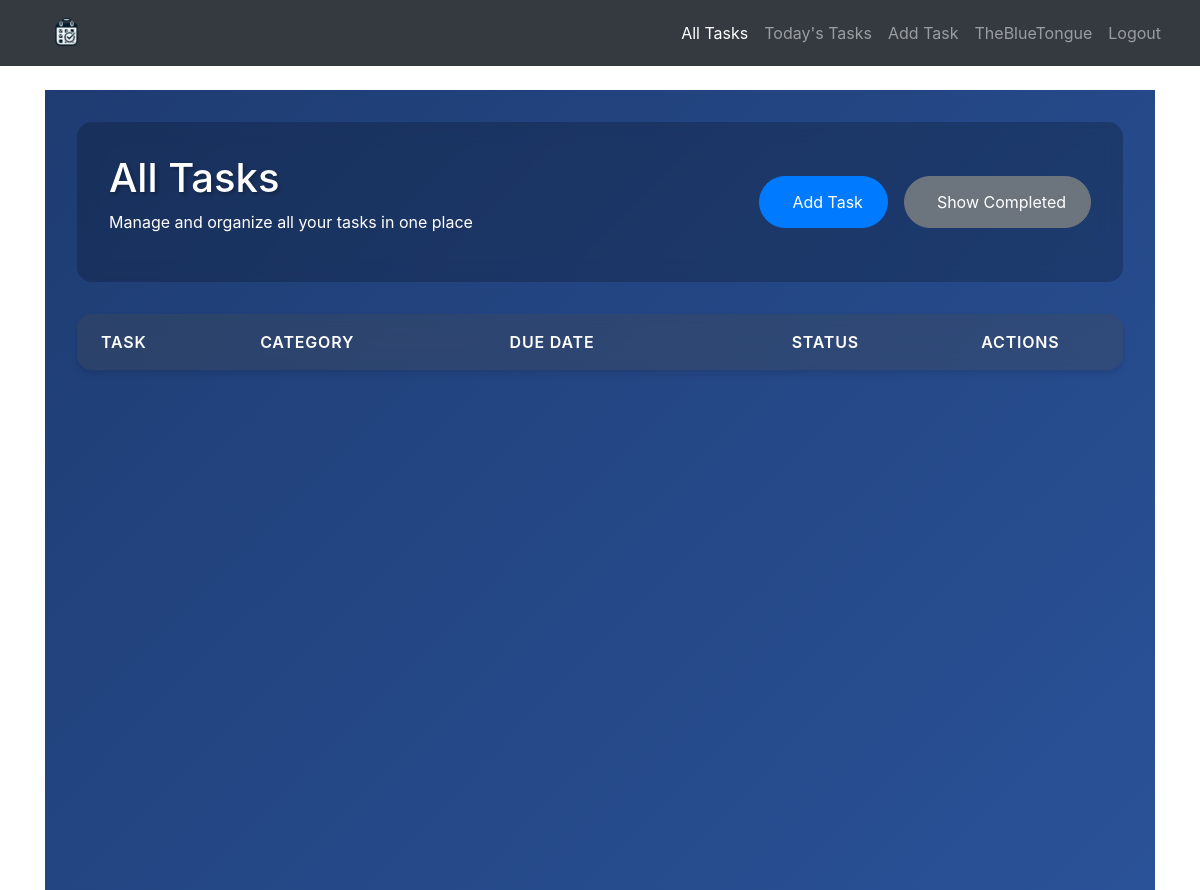
The page /tasks (signed in) on the database as committed earlier.
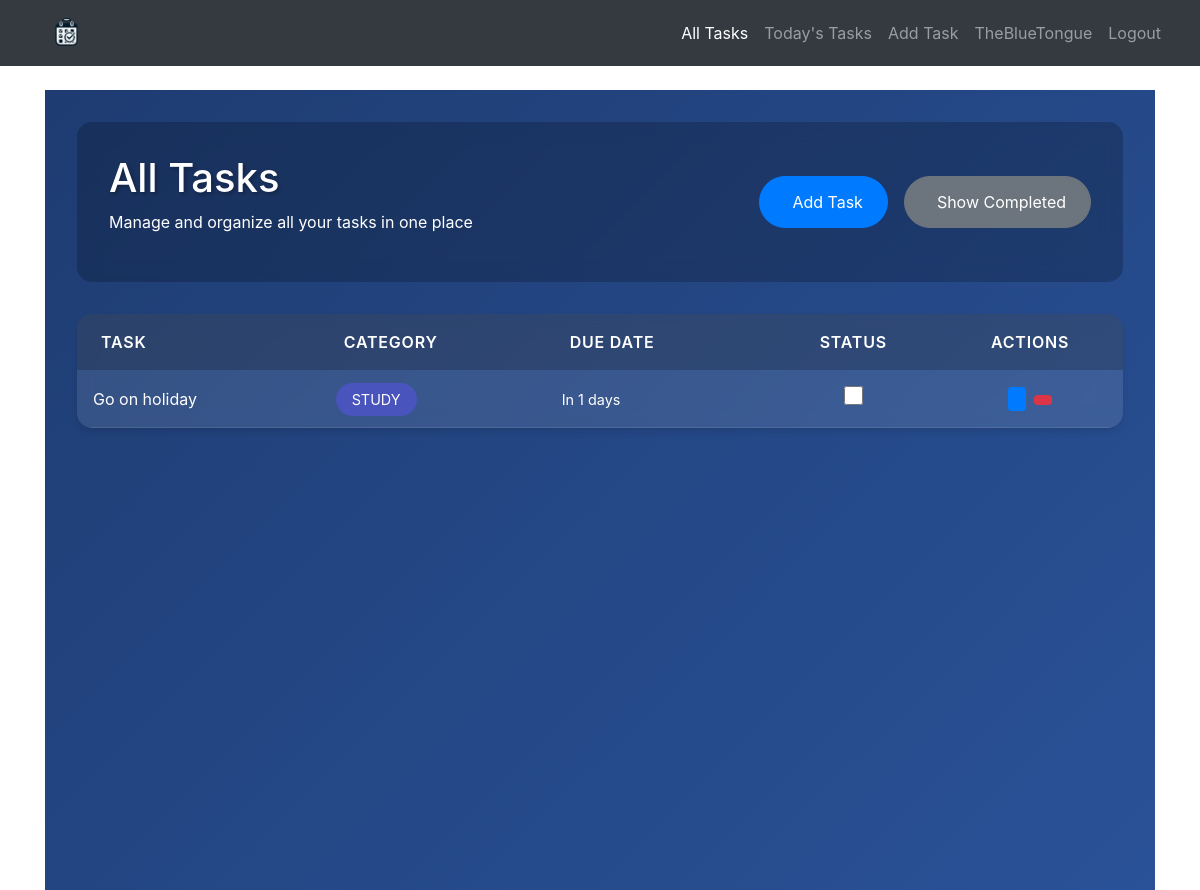
The same page on the database as committed later.
### database_setup.py (models this page shows)
class Task(Base):
    __tablename__ = 'tasks'
    id = Column(Integer, primary_key=True)
    title = Column(String(150), nullable=False)
    category = Column(String(50), nullable=False)
    description = Column(String(500), nullable=True)
    due_date = Column(Date, nullable=True)
    is_complete = Column(Boolean, default=False)
    user_id = Column(Integer, ForeignKey('users.id'), nullable=False)
    important = Column(Boolean, default=False)
    owner = relationship('User', back_populates='tasks')
    created_at = Column(DateTime, default=datetime.utcnow)  # Automatically set the current timestamp on task creation

### app.py (the view, shortened to what this page needs)
@app.route('/tasks', methods=['GET', 'POST'])
@login_required
def tasks():
    form = forms.TaskForm()
    session = SessionLocal()
    sort_by = request.args.get('sort_by', 'due_date')
    order = request.args.get('order', 'asc')
    if sort_by == 'title':
        order_column = Task.title
    elif sort_by == 'category':
        order_column = Task.category
    else:
        order_column = Task.due_date  # Default to sorting by due date
    if order == 'desc':
        order_column = order_column.desc()
    user_tasks = session.query(Task).filter_by(user_id=current_user.id).order_by(order_column).all()
    current_date = datetime.now().date()
    tasks_with_days_until_due = [
        {
            'task': task,
            'days_until_due': (task.due_date - current_date).days if task.due_date else None
        }
        for task in user_tasks
    ]
    session.close()
    return render_template(
        'tasks.html',
        form=form,
        tasks=tasks_with_days_until_due,
        sort_by=sort_by,
        order=order)

### forms.py
class TaskForm(FlaskForm):
    title = StringField('Task Title', validators=[DataRequired(), Length(max=150)])
    description = TextAreaField('Description', validators=[Length(max=500)])
    category = SelectField(
        'Category',
        choices=[('Study', 'Study'), ('Exam', 'Exam'), ('Sport', 'Sport'),
                 ('Social', 'Social'), ('Other', 'Other')],
        validators=[DataRequired()])
    due_date = DateField('Due Date', format='%Y-%m-%d', validators=[DataRequired()])
    submit = SubmitField('Add Task')
    important = BooleanField('Important')

### app.py (called while the page is built)
@login_manager.user_loader
def load_user(user_id):
    session = SessionLocal()
    user = session.query(User).get(int(user_id))
    session.close()
    return user

### templates/tasks.html (shortened to what the changed rows need)
{% extends 'base.html' %}
{% block content %}
<div class="tasks-container fade-in">
    <header class="tasks-header">
        <div class="header-content">
            <h1>All Tasks</h1>
        </div>
    </header>
    <div class="tasks-card slide-up">
        <div class="tasks-table-container">
            <table class="tasks-table">
                <thead>
                    <tr>
                        <th>
                            <a href="{{ url_for('tasks', sort_by='title', order='asc' if sort_by != 'title' or order == 'desc' else 'desc') }}" class="sort-link">
                                 Task
                            </a>
                        </th>
                        <th>
                            <a href="{{ url_for('tasks', sort_by='category', order='asc' if sort_by != 'category' or order == 'desc' else 'desc') }}" class="sort-link">
                                 Category
                            </a>
                        </th>
                        <th>
                            <a href="{{ url_for('tasks', sort_by='due_date', order='asc' if sort_by != 'due_date' or order == 'desc' else 'desc') }}" class="sort-link">
                                 Due Date
                            </a>
                        </th>
                        <th class="text-center"> Status</th>
                        <th class="text-center"> Actions</th>
                    </tr>
                </thead>
                <tbody>
                    {% for item in tasks %}
                        <tr class="task-row {% if item.task.is_complete %}completed-task hidden{% endif %}">
                            <td>
                                <a href="{{ url_for('task_detail', task_id=item.task.id) }}" class="task-title">
                                    {{ item.task.title }}
                                </a>
                            </td>
                            <td>
                                <span class="category-badge {{ item.task.category.lower() }}">
                                    {{ item.task.category }}
                                </span>
                            </td>
                            <td>
                                <span class="due-date {% if item.days_until_due < 0 %}overdue{% elif item.days_until_due == 0 %}due-today{% endif %}">
                                    {% if item.days_until_due is not none %}
                                        {% if item.days_until_due > 0 %}
                                            In {{ item.days_until_due }} days
                                        {% elif item.days_until_due == 0 %}
                                            Due today
                                        {% else %}
                                            Overdue by {{ item.days_until_due|abs }} days
                                        {% endif %}
                                    {% else %}
                                        No due date
                                    {% endif %}
                                </span>
                            </td>
                            <td class="text-center">
                                <form action="{{ url_for('toggle_task_completion', task_id=item.task.id) }}" method="POST" class="completion-form">
                                    <input type="checkbox" class="task-checkbox"
                                           onchange="saveScrollPosition(this.form)">
                                </form>
                            </td>
                            <td class="text-center">
                                <div class="action-buttons">
                                    <a href="{{ url_for('edit_task', task_id=item.task.id) }}" class="btn btn-sm btn-primary">
                                    </a>
                                    <form action="{{ url_for('delete_task', task_id=item.task.id) }}" method="POST" class="d-inline">
                                        <button type="submit" class="btn btn-sm btn-danger" onclick="return confirm('Are you sure?')">
                                        </button>
                                    </form>
                                </div>
                            </td>
                        </tr>
                    {% endfor %}
                </tbody>
            </table>
        </div>
    </div>
</div>
{% endblock %}

Rows that differ between the two databases and show on the page:
added Task: task "Go on holiday", task.category "STUDY"
Other text that changed with them:
new list line: "In 1 days"
